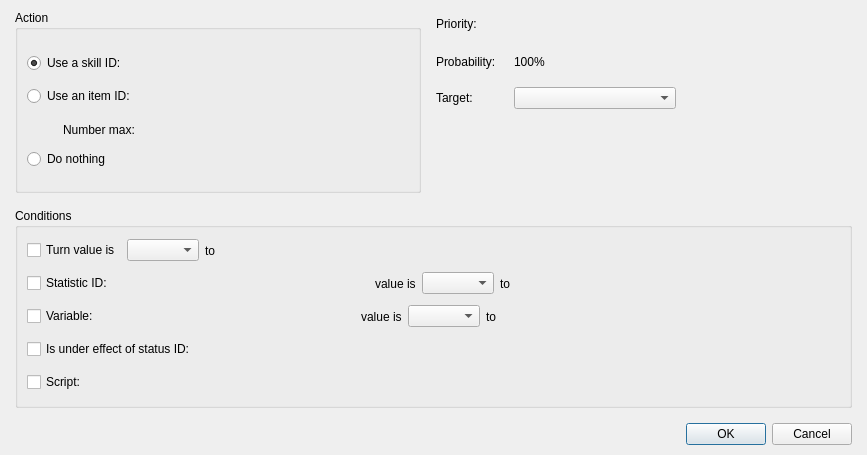
<?xml version="1.0" encoding="UTF-8"?>
<ui version="4.0">
 <class>DialogSystemMonsterAction</class>
 <widget class="QDialog" name="DialogSystemMonsterAction">
  <property name="geometry">
   <rect>
    <x>0</x>
    <y>0</y>
    <width>867</width>
    <height>455</height>
   </rect>
  </property>
  <property name="windowTitle">
   <string>Dialog</string>
  </property>
  <layout class="QGridLayout" name="gridLayout_5">
   <property name="leftMargin">
    <number>15</number>
   </property>
   <property name="topMargin">
    <number>10</number>
   </property>
   <property name="rightMargin">
    <number>15</number>
   </property>
   <property name="bottomMargin">
    <number>10</number>
   </property>
   <item row="0" column="0">
    <layout class="QVBoxLayout" name="verticalLayout_3" stretch="1,0">
     <property name="spacing">
      <number>15</number>
     </property>
     <item>
      <layout class="QVBoxLayout" name="verticalLayout_2">
       <item>
        <layout class="QHBoxLayout" name="horizontalLayout_6" stretch="0,1">
         <item>
          <widget class="QGroupBox" name="groupBoxAction">
           <property name="title">
            <string>Action</string>
           </property>
           <layout class="QGridLayout" name="gridLayout_2">
            <item row="0" column="0">
             <layout class="QGridLayout" name="gridLayout" columnstretch="0,0,0,1">
              <item row="0" column="2">
               <widget class="PanelPrimitiveValue" name="panelPrimitiveValueSkillID" native="true">
                <property name="minimumSize">
                 <size>
                  <width>250</width>
                  <height>27</height>
                 </size>
                </property>
                <property name="maximumSize">
                 <size>
                  <width>250</width>
                  <height>27</height>
                 </size>
                </property>
               </widget>
              </item>
              <item row="1" column="0" colspan="2">
               <widget class="QRadioButton" name="radioButtonUseItemID">
                <property name="text">
                 <string>Use an item ID:</string>
                </property>
               </widget>
              </item>
              <item row="2" column="0">
               <spacer name="horizontalSpacer">
                <property name="orientation">
                 <enum>Qt::Horizontal</enum>
                </property>
                <property name="sizeHint" stdset="0">
                 <size>
                  <width>13</width>
                  <height>20</height>
                 </size>
                </property>
               </spacer>
              </item>
              <item row="0" column="0" colspan="2">
               <widget class="QRadioButton" name="radioButtonUseSkillID">
                <property name="text">
                 <string>Use a skill ID:</string>
                </property>
                <property name="checked">
                 <bool>true</bool>
                </property>
               </widget>
              </item>
              <item row="0" column="3" rowspan="3">
               <spacer name="horizontalSpacer_2">
                <property name="orientation">
                 <enum>Qt::Horizontal</enum>
                </property>
                <property name="sizeHint" stdset="0">
                 <size>
                  <width>18</width>
                  <height>88</height>
                 </size>
                </property>
               </spacer>
              </item>
              <item row="2" column="2">
               <widget class="PanelPrimitiveValue" name="panelPrimitiveValueNumberMax" native="true">
                <property name="minimumSize">
                 <size>
                  <width>250</width>
                  <height>27</height>
                 </size>
                </property>
                <property name="maximumSize">
                 <size>
                  <width>250</width>
                  <height>27</height>
                 </size>
                </property>
               </widget>
              </item>
              <item row="1" column="2">
               <widget class="PanelPrimitiveValue" name="panelPrimitiveValueItemID" native="true">
                <property name="minimumSize">
                 <size>
                  <width>250</width>
                  <height>27</height>
                 </size>
                </property>
                <property name="maximumSize">
                 <size>
                  <width>250</width>
                  <height>27</height>
                 </size>
                </property>
               </widget>
              </item>
              <item row="2" column="1">
               <widget class="QLabel" name="labelNumberMax">
                <property name="text">
                 <string>Number max:</string>
                </property>
               </widget>
              </item>
              <item row="3" column="0" colspan="2">
               <widget class="QRadioButton" name="radioButtonDoNothing">
                <property name="text">
                 <string>Do nothing</string>
                </property>
               </widget>
              </item>
             </layout>
            </item>
           </layout>
          </widget>
         </item>
         <item>
          <layout class="QGridLayout" name="gridLayout_4">
           <item row="0" column="0">
            <widget class="QLabel" name="labelPriority">
             <property name="text">
              <string>Priority:</string>
             </property>
            </widget>
           </item>
           <item row="0" column="1" colspan="3">
            <widget class="PanelPrimitiveValue" name="panelPrimitiveValuePriority" native="true">
             <property name="minimumSize">
              <size>
               <width>250</width>
               <height>27</height>
              </size>
             </property>
             <property name="maximumSize">
              <size>
               <width>250</width>
               <height>27</height>
              </size>
             </property>
            </widget>
           </item>
           <item row="0" column="4">
            <spacer name="horizontalSpacer_10">
             <property name="orientation">
              <enum>Qt::Horizontal</enum>
             </property>
             <property name="sizeHint" stdset="0">
              <size>
               <width>48</width>
               <height>20</height>
              </size>
             </property>
            </spacer>
           </item>
           <item row="1" column="0">
            <widget class="QLabel" name="labelProbability">
             <property name="text">
              <string>Probability: </string>
             </property>
            </widget>
           </item>
           <item row="1" column="1">
            <widget class="QLabel" name="labelPercentProbability">
             <property name="text">
              <string>100%</string>
             </property>
            </widget>
           </item>
           <item row="1" column="2" colspan="3">
            <spacer name="horizontalSpacer_9">
             <property name="orientation">
              <enum>Qt::Horizontal</enum>
             </property>
             <property name="sizeHint" stdset="0">
              <size>
               <width>248</width>
               <height>20</height>
              </size>
             </property>
            </spacer>
           </item>
           <item row="2" column="0">
            <widget class="QLabel" name="labelTarget">
             <property name="text">
              <string>Target:</string>
             </property>
            </widget>
           </item>
           <item row="2" column="1" colspan="2">
            <widget class="QComboBox" name="comboBoxTarget"/>
           </item>
           <item row="2" column="3" colspan="2">
            <spacer name="horizontalSpacer_8">
             <property name="orientation">
              <enum>Qt::Horizontal</enum>
             </property>
             <property name="sizeHint" stdset="0">
              <size>
               <width>168</width>
               <height>20</height>
              </size>
             </property>
            </spacer>
           </item>
           <item row="3" column="0" colspan="5">
            <spacer name="verticalSpacer">
             <property name="orientation">
              <enum>Qt::Vertical</enum>
             </property>
             <property name="sizeHint" stdset="0">
              <size>
               <width>408</width>
               <height>40</height>
              </size>
             </property>
            </spacer>
           </item>
          </layout>
         </item>
        </layout>
       </item>
       <item>
        <widget class="QGroupBox" name="groupBoxConditions">
         <property name="title">
          <string>Conditions</string>
         </property>
         <layout class="QGridLayout" name="gridLayout_3">
          <item row="0" column="0">
           <layout class="QVBoxLayout" name="verticalLayout">
            <item>
             <layout class="QHBoxLayout" name="horizontalLayout">
              <item>
               <widget class="QCheckBox" name="checkBoxTurnValueIs">
                <property name="text">
                 <string>Turn value is</string>
                </property>
               </widget>
              </item>
              <item>
               <widget class="QComboBox" name="comboBoxCompareTurnValueIs"/>
              </item>
              <item>
               <widget class="QLabel" name="labelTo_Turn">
                <property name="text">
                 <string>to</string>
                </property>
               </widget>
              </item>
              <item>
               <widget class="PanelPrimitiveValue" name="panelPrimitiveValueTurnTo" native="true">
                <property name="minimumSize">
                 <size>
                  <width>250</width>
                  <height>27</height>
                 </size>
                </property>
                <property name="maximumSize">
                 <size>
                  <width>250</width>
                  <height>27</height>
                 </size>
                </property>
               </widget>
              </item>
              <item>
               <spacer name="horizontalSpacer_3">
                <property name="orientation">
                 <enum>Qt::Horizontal</enum>
                </property>
                <property name="sizeHint" stdset="0">
                 <size>
                  <width>308</width>
                  <height>20</height>
                 </size>
                </property>
               </spacer>
              </item>
             </layout>
            </item>
            <item>
             <layout class="QHBoxLayout" name="horizontalLayout_2">
              <item>
               <widget class="QCheckBox" name="checkBoxStatisticID">
                <property name="text">
                 <string>Statistic ID:</string>
                </property>
               </widget>
              </item>
              <item>
               <widget class="PanelPrimitiveValue" name="panelPrimitiveValueStatisticID" native="true">
                <property name="minimumSize">
                 <size>
                  <width>250</width>
                  <height>27</height>
                 </size>
                </property>
                <property name="maximumSize">
                 <size>
                  <width>250</width>
                  <height>27</height>
                 </size>
                </property>
               </widget>
              </item>
              <item>
               <widget class="QLabel" name="labelValueIs_StatisticID">
                <property name="text">
                 <string>value is</string>
                </property>
               </widget>
              </item>
              <item>
               <widget class="QComboBox" name="comboBoxCompareStatisticID"/>
              </item>
              <item>
               <widget class="QLabel" name="labelTo_StatisticID">
                <property name="text">
                 <string>to</string>
                </property>
               </widget>
              </item>
              <item>
               <widget class="PanelPrimitiveValue" name="panelPrimitiveValueStatisticTo" native="true">
                <property name="minimumSize">
                 <size>
                  <width>250</width>
                  <height>27</height>
                 </size>
                </property>
                <property name="maximumSize">
                 <size>
                  <width>250</width>
                  <height>27</height>
                 </size>
                </property>
               </widget>
              </item>
              <item>
               <spacer name="horizontalSpacer_4">
                <property name="orientation">
                 <enum>Qt::Horizontal</enum>
                </property>
                <property name="sizeHint" stdset="0">
                 <size>
                  <width>40</width>
                  <height>20</height>
                 </size>
                </property>
               </spacer>
              </item>
             </layout>
            </item>
            <item>
             <layout class="QHBoxLayout" name="horizontalLayout_3">
              <item>
               <widget class="QCheckBox" name="checkBoxVariableValue">
                <property name="text">
                 <string>Variable:</string>
                </property>
               </widget>
              </item>
              <item>
               <widget class="WidgetVariable" name="widgetVariable" native="true">
                <property name="minimumSize">
                 <size>
                  <width>250</width>
                  <height>27</height>
                 </size>
                </property>
                <property name="maximumSize">
                 <size>
                  <width>250</width>
                  <height>27</height>
                 </size>
                </property>
               </widget>
              </item>
              <item>
               <widget class="QLabel" name="labelValueIs_Variable">
                <property name="text">
                 <string>value is</string>
                </property>
               </widget>
              </item>
              <item>
               <widget class="QComboBox" name="comboBoxCompareVariableValue"/>
              </item>
              <item>
               <widget class="QLabel" name="labelTo_VariableValue">
                <property name="text">
                 <string>to</string>
                </property>
               </widget>
              </item>
              <item>
               <widget class="PanelPrimitiveValue" name="panelPrimitiveValueVariableTo" native="true">
                <property name="minimumSize">
                 <size>
                  <width>250</width>
                  <height>27</height>
                 </size>
                </property>
                <property name="maximumSize">
                 <size>
                  <width>250</width>
                  <height>27</height>
                 </size>
                </property>
               </widget>
              </item>
              <item>
               <spacer name="horizontalSpacer_5">
                <property name="orientation">
                 <enum>Qt::Horizontal</enum>
                </property>
                <property name="sizeHint" stdset="0">
                 <size>
                  <width>18</width>
                  <height>20</height>
                 </size>
                </property>
               </spacer>
              </item>
             </layout>
            </item>
            <item>
             <layout class="QHBoxLayout" name="horizontalLayout_4">
              <item>
               <widget class="QCheckBox" name="checkBoxIsUnderEffectOfStatus">
                <property name="text">
                 <string>Is under effect of status ID:</string>
                </property>
               </widget>
              </item>
              <item>
               <widget class="PanelPrimitiveValue" name="panelPrimitiveValueStatusID" native="true">
                <property name="minimumSize">
                 <size>
                  <width>250</width>
                  <height>27</height>
                 </size>
                </property>
                <property name="maximumSize">
                 <size>
                  <width>250</width>
                  <height>27</height>
                 </size>
                </property>
               </widget>
              </item>
              <item>
               <spacer name="horizontalSpacer_7">
                <property name="orientation">
                 <enum>Qt::Horizontal</enum>
                </property>
                <property name="sizeHint" stdset="0">
                 <size>
                  <width>368</width>
                  <height>20</height>
                 </size>
                </property>
               </spacer>
              </item>
             </layout>
            </item>
            <item>
             <layout class="QHBoxLayout" name="horizontalLayout_5">
              <item>
               <widget class="QCheckBox" name="checkBoxScript">
                <property name="text">
                 <string>Script:</string>
                </property>
               </widget>
              </item>
              <item>
               <widget class="PanelPrimitiveValue" name="panelPrimitiveValueScript" native="true">
                <property name="minimumSize">
                 <size>
                  <width>250</width>
                  <height>27</height>
                 </size>
                </property>
                <property name="maximumSize">
                 <size>
                  <width>250</width>
                  <height>27</height>
                 </size>
                </property>
               </widget>
              </item>
              <item>
               <spacer name="horizontalSpacer_6">
                <property name="orientation">
                 <enum>Qt::Horizontal</enum>
                </property>
                <property name="sizeHint" stdset="0">
                 <size>
                  <width>518</width>
                  <height>20</height>
                 </size>
                </property>
               </spacer>
              </item>
             </layout>
            </item>
           </layout>
          </item>
         </layout>
        </widget>
       </item>
      </layout>
     </item>
     <item>
      <widget class="QDialogButtonBox" name="buttonBox">
       <property name="orientation">
        <enum>Qt::Horizontal</enum>
       </property>
       <property name="standardButtons">
        <set>QDialogButtonBox::Cancel|QDialogButtonBox::Ok</set>
       </property>
      </widget>
     </item>
    </layout>
   </item>
  </layout>
 </widget>
 <customwidgets>
  <customwidget>
   <class>PanelPrimitiveValue</class>
   <extends>QWidget</extends>
   <header>panelprimitivevalue.h</header>
   <container>1</container>
  </customwidget>
  <customwidget>
   <class>WidgetVariable</class>
   <extends>QWidget</extends>
   <header>widgetvariable.h</header>
   <container>1</container>
  </customwidget>
 </customwidgets>
 <resources/>
 <connections>
  <connection>
   <sender>buttonBox</sender>
   <signal>accepted()</signal>
   <receiver>DialogSystemMonsterAction</receiver>
   <slot>accept()</slot>
   <hints>
    <hint type="sourcelabel">
     <x>248</x>
     <y>254</y>
    </hint>
    <hint type="destinationlabel">
     <x>157</x>
     <y>274</y>
    </hint>
   </hints>
  </connection>
  <connection>
   <sender>buttonBox</sender>
   <signal>rejected()</signal>
   <receiver>DialogSystemMonsterAction</receiver>
   <slot>reject()</slot>
   <hints>
    <hint type="sourcelabel">
     <x>316</x>
     <y>260</y>
    </hint>
    <hint type="destinationlabel">
     <x>286</x>
     <y>274</y>
    </hint>
   </hints>
  </connection>
 </connections>
</ui>
